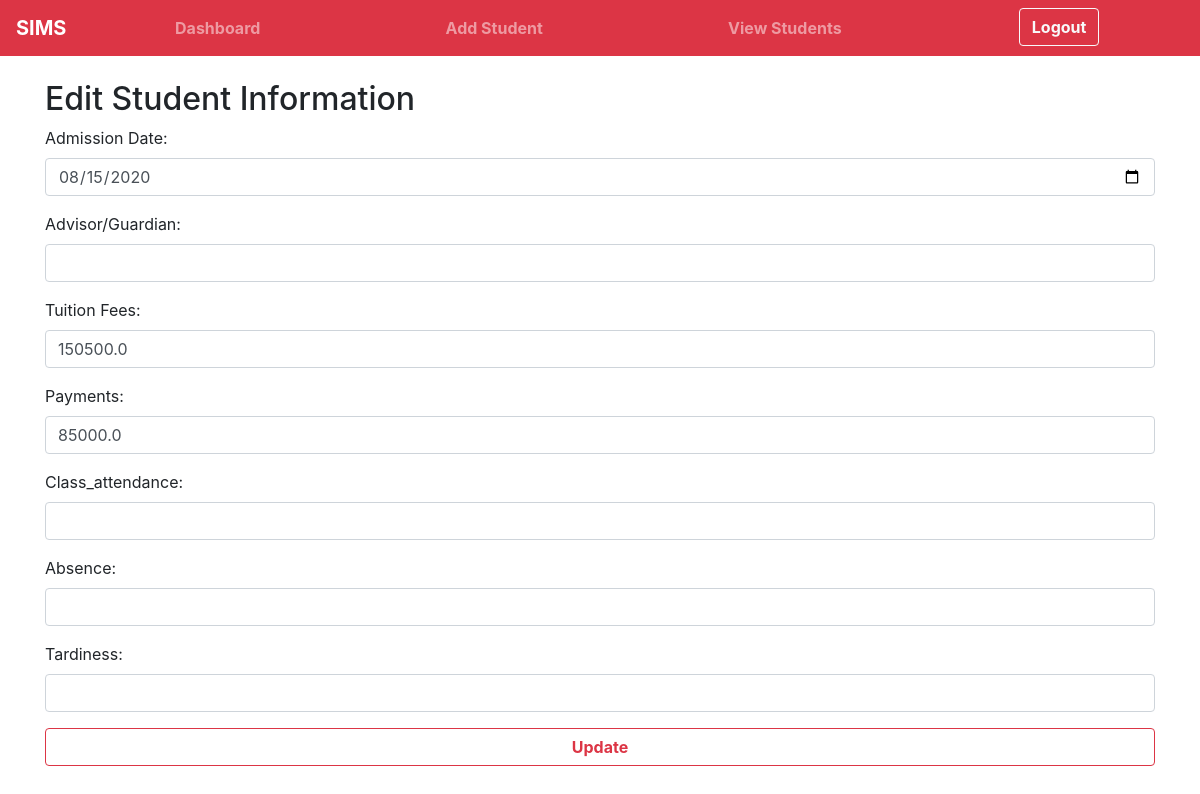
The page /edit_adminInfo/1 on the database its author committed.
### tables this page shows
CREATE TABLE AdministrativeInformation (
        student_id INTEGER PRIMARY KEY,
        admission_date DATE NOT NULL,
        advisor_guardian TEXT,
        tuition_fees REAL,
        payments REAL,
        class_attendance INTEGER,
        absence INTEGER,
        tardiness INTEGER,
        FOREIGN KEY (student_id) REFERENCES PersonalInformation(student_id)
    );

### app.py (the view, shortened to what this page needs)
@app.route('/edit_adminInfo/<int:student_id>', methods=['GET', 'POST'])
def edit_adminInfo(student_id):
    conn = connect_db()
    cursor = conn.cursor()
    cursor.execute('SELECT * FROM AdministrativeInformation WHERE student_id = ?', (student_id,))
    student_data = cursor.fetchone()
    conn.close()
    return render_template('edit_adminInfo.html', student_data=student_data)

### app.py (called while the page is built)
def connect_db():
    return sqlite3.connect('database.db')

### templates/edit_adminInfo.html (shortened to what this page needs)
<!DOCTYPE html>
<html lang="en">
<head>
    <link rel="stylesheet" href="https://maxcdn.bootstrapcdn.com/bootstrap/4.5.2/css/bootstrap.min.css">
</head>
</head>
<body>
    <nav class="navbar navbar-expand-lg navbar-dark bg-danger">
        <a class="navbar-brand fw-bold" href="#">SIMS</a>
        <div class="collapse navbar-collapse" id="navbarNav">
          <ul class="navbar-nav w-100 d-flex justify-content-around">
            <li class="nav-item">
              <a class="nav-link  fw-bold" href="{{ url_for('dashboard') }}"
                >Dashboard</a
              >
            </li>
            <li class="nav-item">
              <a class="nav-link  fw-bold" href="{{ url_for('add_student') }}"
                >Add Student</a
              >
            </li>
            <li class="nav-item">
              <a class="nav-link  fw-bold" href="{{ url_for('view_students') }}"
                >View Students</a
              >
            </li>
            <li class="nav-item">
              <a class="btn btn-outline-light fw-bold" href="{{ url_for('logout') }}"
                >Logout</a
              >
            </li>
          </ul>
        </div>
      </nav>
    <div class="container mt-4">
        <h2>Edit Student Information</h2>
        <form  method="post" class="animated">
            <div class="form-group">
                <label for="admissionDate">Admission Date:</label>
                <input type="date" class="form-control" id="admissionDate" name="admission_date" value="{{ student_data[1] }}" required>
            </div>
            <div class="form-group">
                <label for="advisorGuardian">Advisor/Guardian:</label>
                <input type="text" class="form-control" id="advisorGuardian" name="advisor_guardian" value="{{ student_data[2] }}" >
            </div>
            <div class="form-group">
                <label for="tuitionFees">Tuition Fees:</label>
                <input type="number" step="0.01" class="form-control" id="tuitionFees" name="tuition_fees" value="{{ student_data[3] }}" >
            </div>
            <div class="form-group">
                <label for="tuitionFees">Payments:</label>
                <input type="number" step="0.01" class="form-control" id="payments" name="payments" value="{{ student_data[4] }}" >
            </div>
            <div class="form-group">
                <label for="tuitionFees">Class_attendance:</label>
                <input type="number" step="0.01" class="form-control" id="class_attendance" name="class_attendance" value="{{ student_data[5] }}" >
            </div>
            <div class="form-group">
                <label for="absence">Absence:</label>
                <input type="number" step="0.01" class="form-control" id="absence" name="absence" value="{{ student_data[6] }}" >
            </div>
            <div class="form-group">
                <label for="tardiness">Tardiness:</label>
                <input type="number" step="0.01" class="form-control" id="tardiness" name="tardiness" value="{{ student_data[7] }}" >
            </div>
            <input type="submit"  value="Update" class="btn btn-outline-danger fw-bold mt-3 btn-block" />
        </form>
    </div>

### templates/edit_adminInfo.html (style rules this page uses)
.animated { animation: fadeIn 1s; }
.fw-bold { font-weight: bold !important; }

### rows shown on the page
AdministrativeInformation: admission_date "08/15/2020", tuition_fees "150500.0", payments "85000.0"
